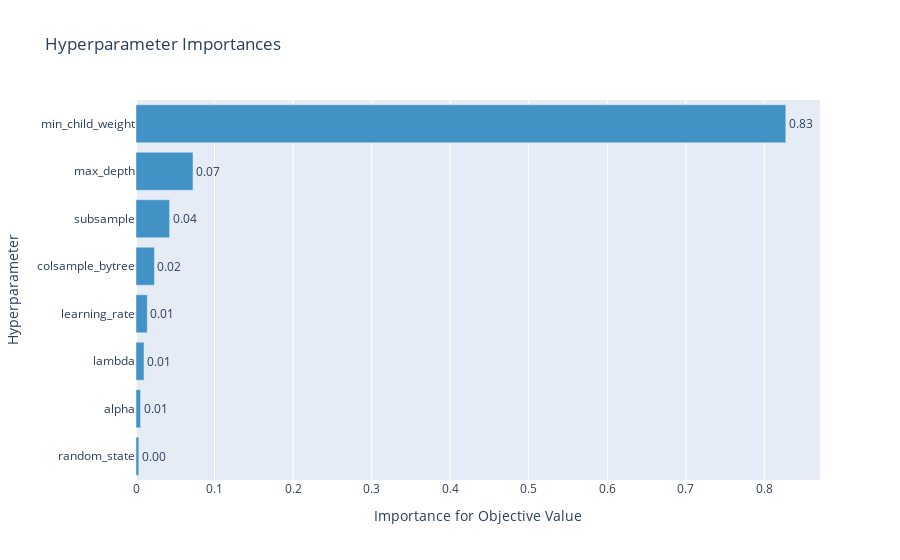

The code cell stored with this chart in its notebook:
### Code cell
#Visualize parameter importances.
optuna.visualization.plot_param_importances(study) #so cool

### Figure 1 — Plotly figure (JSON) as saved in the notebook; plotly's stock layout.template omitted (floating-point values rounded to 4 significant figures)
{"data": [{"cliponaxis": false, "hovertemplate": ["random_state (CategoricalDistribution): 0.003547827937290201<extra></extra>", "alpha (LogUniformDistribution): 0.005811578975301959<extra></extra>", "lambda (LogUniformDistribution): 0.010171196344039745<extra></extra>", "learning_rate (CategoricalDistribution): 0.014357087632814925<extra></extra>", "colsample_bytree (CategoricalDistribution): 0.023486224396840717<extra></extra>", "subsample (CategoricalDistribution): 0.04276288798961761<extra></extra>", "max_depth (CategoricalDistribution): 0.07255927994058275<extra></extra>", "min_child_weight (IntUniformDistribution): 0.8273039167835121<extra></extra>"], "marker": {"color": "rgb(66,146,198)"}, "orientation": "h", "text": ["0.003547827937290201", "0.005811578975301959", "0.010171196344039745", "0.014357087632814925", "0.023486224396840717", "0.04276288798961761", "0.07255927994058275", "0.8273039167835121"], "textposition": "outside", "texttemplate": "%{text:.2f}", "type": "bar", "x": [0.003548, 0.005812, 0.01017, 0.01436, 0.02349, 0.04276, 0.07256, 0.8273], "y": ["random_state", "alpha", "lambda", "learning_rate", "colsample_bytree", "subsample", "max_depth", "min_child_weight"]}], "layout": {"autosize": true, "showlegend": false, "title": {"text": "Hyperparameter Importances"}, "xaxis": {"autorange": true, "range": [0, 0.8708], "title": {"text": "Importance for Objective Value"}, "type": "linear"}, "yaxis": {"autorange": true, "range": [-0.5, 7.5], "title": {"text": "Hyperparameter"}, "type": "category"}}}
